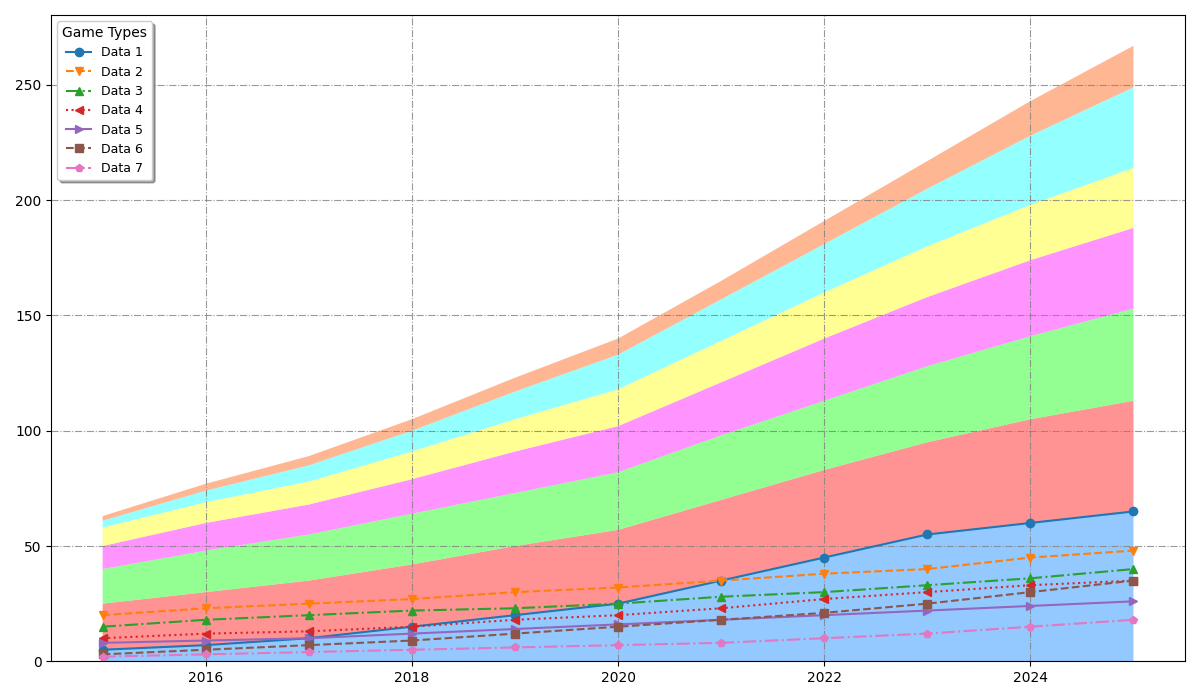

This chart was generated by the following Python code:
import matplotlib.pyplot as plt
import numpy as np

years = np.arange(2015, 2026)

battle_royale = np.array([5, 7, 10, 15, 20, 25, 35, 45, 55, 60, 65])
MOBA = np.array([20, 23, 25, 27, 30, 32, 35, 38, 40, 45, 48])
FPS = np.array([15, 18, 20, 22, 23, 25, 28, 30, 33, 36, 40])
sports = np.array([10, 12, 13, 15, 18, 20, 23, 27, 30, 33, 35])
strategy = np.array([8, 9, 10, 12, 14, 16, 18, 20, 22, 24, 26])
racing = np.array([3, 5, 7, 9, 12, 15, 18, 21, 25, 30, 35])
puzzle = np.array([2, 3, 4, 5, 6, 7, 8, 10, 12, 15, 18])

fig, ax = plt.subplots(figsize=(12, 7))

ax.stackplot(years, battle_royale, MOBA, FPS, sports, strategy, racing, puzzle,
             colors=['#66b2ff', '#ff6666', '#66ff66', '#ff66ff', '#ffff66', '#66ffff', '#ff9966'],
             alpha=0.7)

lines = ['-', '--', '-.', ':', '-', '--', '-.']
markers = ['o', 'v', '^', '<', '>', 's', 'p']

for i, data in enumerate([battle_royale, MOBA, FPS, sports, strategy, racing, puzzle]):
    ax.plot(years, data, lines[i], marker=markers[i], label=f'Data {i+1}')

ax.grid(True, linestyle='-.', alpha=0.8, color='gray')

ax.legend(title='Game Types', loc='upper left', fontsize=9, title_fontsize='10', frameon=True, shadow=True)
ax.spines['top'].set_visible(True)
ax.spines['right'].set_visible(True)

plt.tight_layout()
plt.show()
